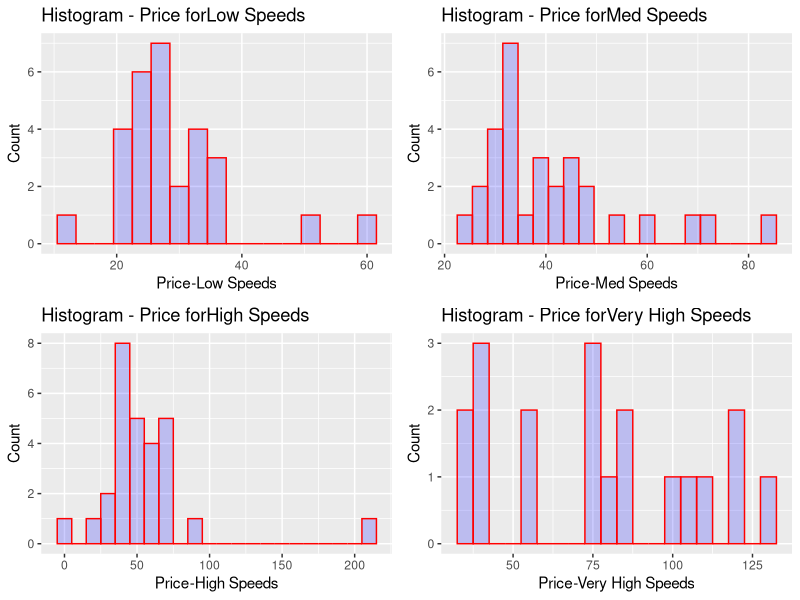
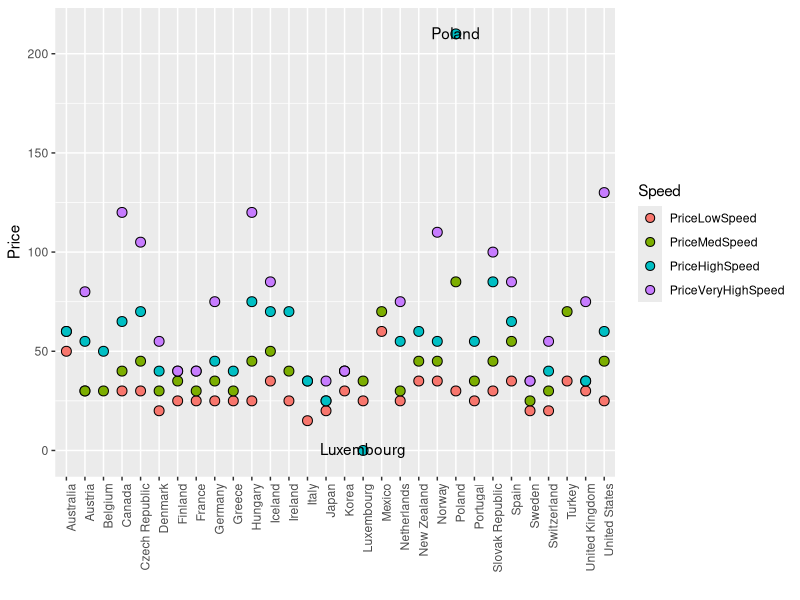
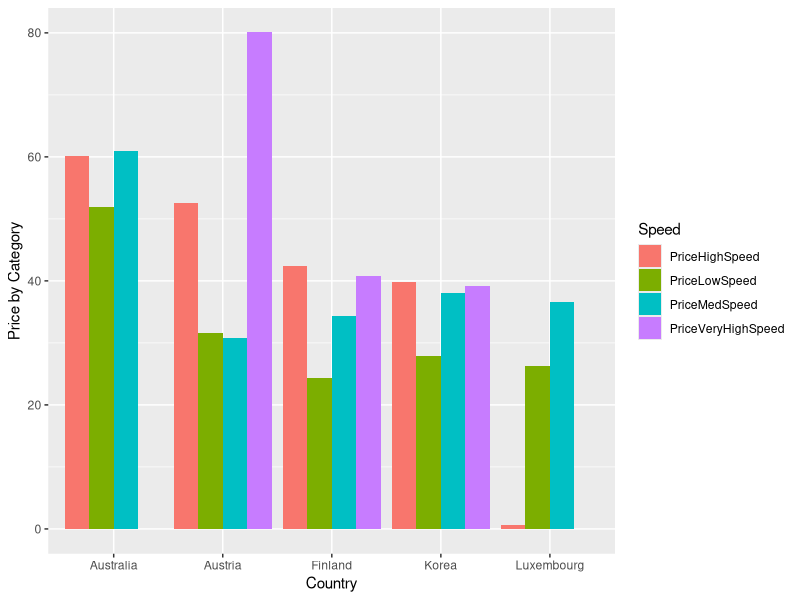
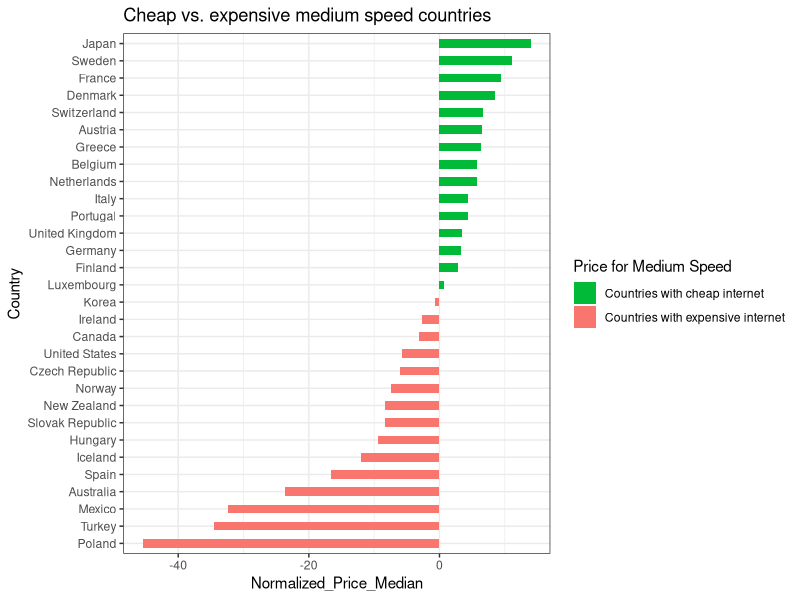
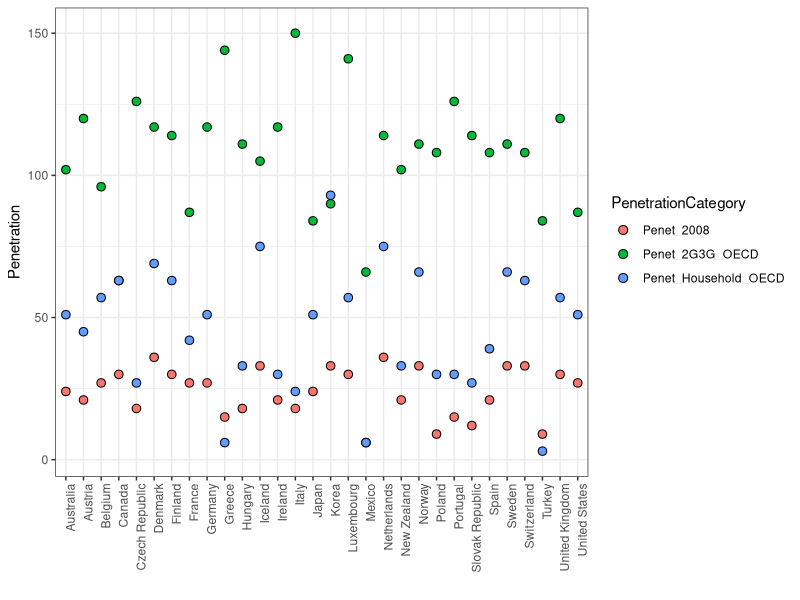
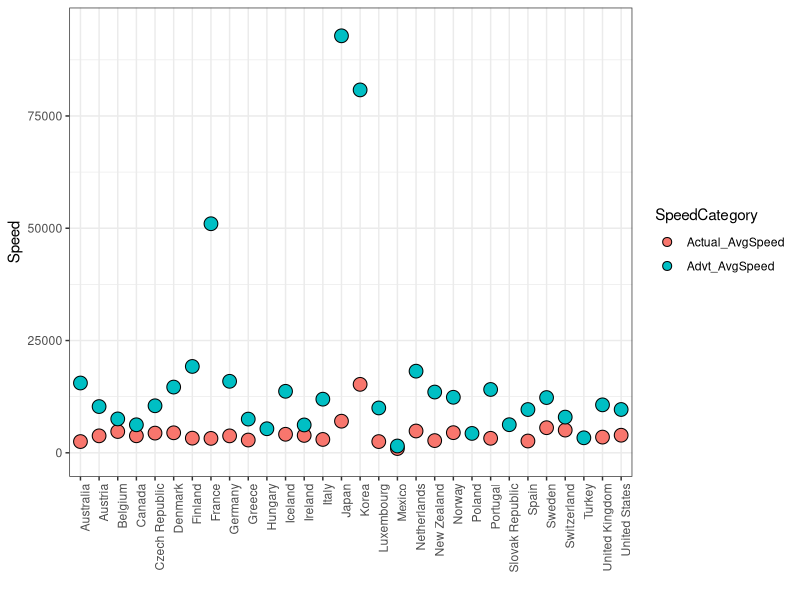
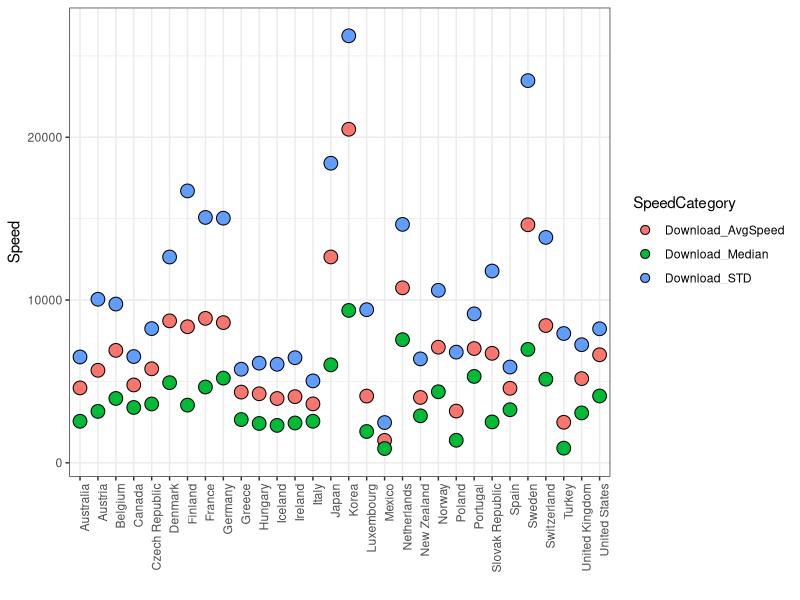
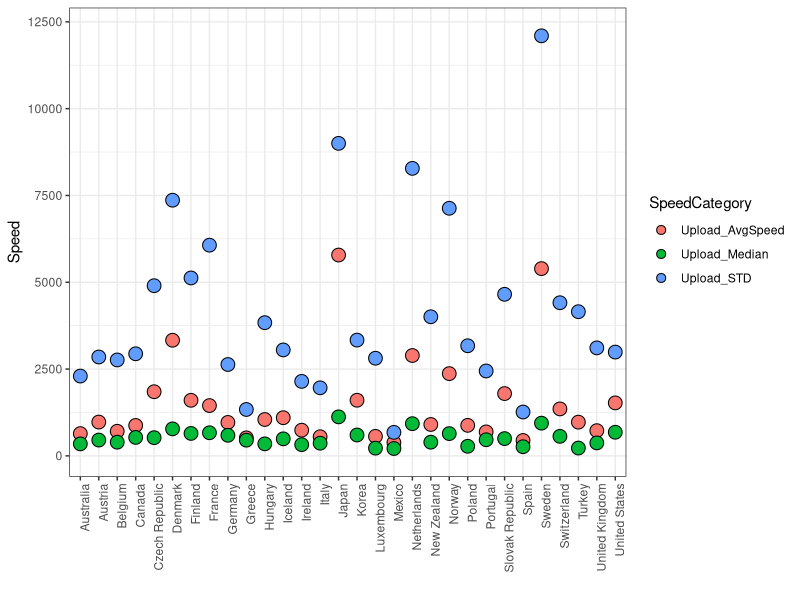

The R script that drew these images, in order:
## ---- chunk 1
require(dplyr)
require(ggplot2)
require(stringr)
require(plotly)
require(gridExtra)
require(tidyr)
require(corrplot)
require(data.table)
## ---- chunk 2
# Load the data from csv
price = read.csv("Price.csv", stringsAsFactors = FALSE)
penetration = read.csv("Penetration.csv", stringsAsFactors = FALSE)
speed = read.csv("Speed.csv", stringsAsFactors = FALSE)
## ---- chunk 3
price_penet <- inner_join(price, penetration, by=c("Country.Code", "Country"))
all_comb <- inner_join(price_penet, speed, by=c("Country.Code" = "Country.code", "Country" = "Country"))
## ---- chunk 4
# rename columns for ease of analysis
all_comb <- all_comb %>%
  rename(PriceLowSpeed = Price.for.low.speeds..combined, 
         PriceMedSpeed = Price.for.med.speeds..combined, 
         PriceHighSpeed = Price.for.high.speeds..combined,
         PriceVeryHighSpeed = Price.for.very.high.speeds..combined, 
         Penet_2008 = Penetration.per.100.OECD..2008,
         Penet_2007 = Penetration.per.100.OECD..2007,
         Penet_Household_OECD = Household.penetration..OECD,
         Penet_2G3G_OECD = X2G.and.3G.penetration.per.100..OECD,
         Penet_GC = Penetration.per.100.GC,
         Penet_3G = X3G.penetration.per.100,
         Wifi_hotspots = Wi.Fi.hotspots..JiWire,
         Wifi_hotspotsPer100 = Wi.Fi.hotspots.per.100.000..JiWire,
         Pop_Urban = Percent.of.population.in.urban.areas,
         Advt_MaxSpeed = Maximum.advertised.speed.OECD..kbps.,
         Advt_AvgSpeed = Average.advertised.speed.OECD..kbps.,
         Actual_AvgSpeed = Average.actual.speed..Akamai..kbps.,
         Download_AvgSpeed = Average.download.speedtest.net..kbps.,
         Download_STD = Standard.deviation.download..speedtest.net,
         Download_Median = Median.download..speedtest.net..kbps.,
         Download_X90p = X90p..Download..speedtest.net..kbps.,
         Upload_AvgSpeed = Average.upload.speedtest.net..kbps.,
         Upload_STD = Standard.deviation.upload..speedtest.net,
         Upload_Median = Median.upload..speedtest.net..kbps.,
         Upload_X90p = X90p..Upload..speedtest.net..kbps.,
         Latency_Avg = Average.latency.speedtest.net,
         Latency_STD = Standard.deviation.latency..speedtest.net,
         Latency_Median = Median.latency..speedtest.net,
         Latency_X90p = X10p..Latency..speedtest.net
         )
## ---- chunk 5
# some cleanup of factor variables (price) --> converted to numeric
all_comb$PriceHighSpeed <- as.numeric(gsub("\\$", "", all_comb$PriceHighSpeed))
all_comb$PriceLowSpeed <- as.numeric(gsub("\\$", "", all_comb$PriceLowSpeed))
all_comb$PriceMedSpeed <- as.numeric(gsub("\\$", "", all_comb$PriceMedSpeed))
all_comb$PriceVeryHighSpeed <- as.numeric(gsub("\\$", "", all_comb$PriceVeryHighSpeed))
# convert to numeric type for the purpose of analysis (remove %)
all_comb$Growth.in.3G.penetration <- as.numeric(gsub("\\%", "", all_comb$Growth.in.3G.penetration))
all_comb$Pop_Urban <- as.numeric(gsub("\\%", "", all_comb$Pop_Urban))
# converting some character columns to numeric after removing the commas which introduce NAs if converted as is
all_comb$Advt_MaxSpeed <- as.numeric(gsub("\\,","", all_comb$Advt_MaxSpeed))
all_comb$Advt_AvgSpeed <- as.numeric(gsub("\\,", "", all_comb$Advt_AvgSpeed))
all_comb$Actual_AvgSpeed <- as.numeric(gsub("\\,", "", all_comb$Actual_AvgSpeed))
all_comb$Download_AvgSpeed <- as.numeric(gsub("\\,", "", all_comb$Download_AvgSpeed))
all_comb$Download_STD <- as.numeric(gsub("\\,", "", all_comb$Download_STD))
all_comb$Upload_AvgSpeed <- as.numeric(gsub("\\,", "", all_comb$Upload_AvgSpeed))
all_comb$Upload_STD <- as.numeric(gsub("\\,", "", all_comb$Upload_STD))
all_comb$Latency_Avg <- as.numeric(gsub("\\,", "", all_comb$Latency_Avg))
all_comb$Latency_STD <- as.numeric(gsub("\\,", "", all_comb$Latency_STD))
all_comb$Download_Median <- as.numeric(gsub("\\,", "", all_comb$Download_Median))
all_comb$Upload_Median <- as.numeric(gsub("\\,", "", all_comb$Upload_Median))
all_comb$Download_X90p <- as.numeric(gsub("\\,", "", all_comb$Download_X90p))
all_comb$Upload_X90p <- as.numeric(gsub("\\,", "", all_comb$Upload_X90p))
all_comb$X <- NULL
## ---- chunk 6
price_comb <- all_comb %>% 
  gather(Speed, CombPrice, PriceLowSpeed:PriceVeryHighSpeed) %>%
  select(Country, Country.Code, Speed, CombPrice, Penet_2008, Penet_2007)

penet_comb <- all_comb %>%
  gather(PenetrationCategory, Penetration, Penet_2008:Penet_3G) %>%
  select(Country, Country.Code, PenetrationCategory, Penetration, Growth.in.3G.penetration, Pop_Urban)

speed_comb <- all_comb %>%
  gather(SpeedCategory, Speed, Advt_MaxSpeed:Latency_Median) %>%
  select(Country, Country.Code, Pop_Urban, SpeedCategory, Speed)
## ---- chunk 7
myqplot <- function(colname, collabel, usebinwidh) {
  qplot(colname, geom="histogram", main=paste0("Histogram - Price for", collabel),
        xlab=paste0("Price-", collabel), ylab="Count", 
        fill=I("blue"), col=I("red"), alpha=I(.2), binwidth = usebinwidh)}
plow <- myqplot(all_comb$PriceLowSpeed, "Low Speeds", 3)
pmed <- myqplot(all_comb$PriceMedSpeed, "Med Speeds", 3)
phigh <- myqplot(all_comb$PriceHighSpeed, "High Speeds", 10)
pveryhigh <- myqplot(all_comb$PriceVeryHighSpeed, "Very High Speeds", 5)
par(mfrow = c(2,2))  # 2 rows and 2 columns
grid.arrange(plow, pmed, phigh, pveryhigh)
## ---- chunk 8
price_comb$Speed <- factor(price_comb$Speed, levels = c("PriceLowSpeed", "PriceMedSpeed", 
                                                        "PriceHighSpeed", "PriceVeryHighSpeed"))
par(mfrow = c(2,2)) 
price_comb$name <- rownames(price_comb)
ggplot(price_comb, aes(x=Country, fill=Speed, y=CombPrice)) +
  geom_dotplot(binaxis="y", method = "histodot", binwidth = 5, stackdir = "center") +
  geom_text(data=subset(price_comb, (CombPrice > 200) | (CombPrice < 1)) ,aes(label=Country)) +
  theme(axis.text.x = element_text(angle=90, hjust=1)) + xlab("") + ylab("Price")
## ---- chunk 9
# plot that captures info where price of lower tier is higher than that of the higher tier
# Luxemourg clearly has the data wrong - price of very high is way less than low / medium
all_comb %>%
  filter((PriceVeryHighSpeed < PriceHighSpeed) | (PriceHighSpeed < PriceMedSpeed) | (PriceMedSpeed < PriceLowSpeed)) %>%
  gather(Speed, CombPrice, PriceLowSpeed:PriceVeryHighSpeed) %>%
  ggplot(aes(x=Country, y=CombPrice)) +
  geom_bar(stat="identity", position="dodge", aes(fill=Speed)) + 
  labs(x="Country", y="Price by Category")
## ---- chunk 10
theme_set(theme_bw())  
# Data Prep
#First subset the dataframe to the the dataframe of interest
med_speeds_study <- subset(all_comb, select = c("Country", "PriceMedSpeed"))
med_speeds_study$Normalized_Price_Median <- round(med_speeds_study$PriceMedSpeed - 
                                                    median(med_speeds_study$PriceMedSpeed), 2) * -1
med_speeds_study$Normalized_direction <- ifelse(med_speeds_study$Normalized_Price_Median < 0 , "below", "above")
med_speeds_study <- med_speeds_study[order(med_speeds_study$Normalized_Price_Median), ]
med_speeds_study$Country <- factor(med_speeds_study$Country, levels= med_speeds_study$Country)
#Diverging Barcharts
ggplot(med_speeds_study, aes(x=Country, y=Normalized_Price_Median, label=Normalized_Price_Median)) +
  geom_bar(stat='identity', aes(fill=Normalized_direction), width=.5) +
  scale_fill_manual(name="Price for Medium Speed",
                    labels= c("Countries with cheap internet", "Countries with expensive internet"),
                    values = c("above"="#00ba38", "below"="#f8766d")) +
  labs(title= "Cheap vs. expensive medium speed countries") +
  coord_flip()
## ---- chunk 11
#df2 <- subset(all_comb, select = c(7:16))
#summary(df2)
summary(all_comb$Pop_Urban)
## ---- chunk 12
# use this for penetration univariate plot; Korea has highest household penetration
penet_comb %>% filter((PenetrationCategory == "Penet_2008") 
                      | (PenetrationCategory == "Penet_2G3G_OECD") | (PenetrationCategory == "Penet_Household_OECD")) %>%
  ggplot(aes(x=Country, fill=PenetrationCategory, y=Penetration)) +
  geom_dotplot(binaxis="y", method = "histodot", binwidth = 3, stackdir = "center") +
  # geom_text(data=subset(penet_comb) ,aes(label=Country)) +
  theme(axis.text.x = element_text(angle=90, hjust=1)) + xlab("") + ylab("Penetration")
## ---- chunk 13
speed_comb %>% 
  filter((SpeedCategory == "Actual_AvgSpeed") | (SpeedCategory == "Advt_AvgSpeed")) %>%
  ggplot(aes(x=Country, fill=SpeedCategory, y=Speed)) +
  geom_dotplot(binaxis="y", stackdir = "center") +
  theme(axis.text.x = element_text(angle=90, hjust=1)) + xlab("") + ylab("Speed")
## ---- chunk 14
speed_comb %>% 
  filter((SpeedCategory == "Download_Median") | (SpeedCategory == "Download_AvgSpeed")  | 
           (SpeedCategory == "Download_STD")) %>%
  ggplot(aes(x=Country, fill=SpeedCategory, y=Speed)) +
  geom_dotplot(binaxis="y", stackdir = "center") +
  theme(axis.text.x = element_text(angle=90, hjust=1)) + xlab("") + ylab("Speed")
## ---- chunk 15
speed_comb %>% 
  filter((SpeedCategory == "Upload_Median") | (SpeedCategory == "Upload_AvgSpeed")  | (SpeedCategory == "Upload_STD")) %>%
  ggplot(aes(x=Country, fill=SpeedCategory, y=Speed)) +
  geom_dotplot(binaxis="y", stackdir = "center") +
  theme(axis.text.x = element_text(angle=90, hjust=1)) + xlab("") + ylab("Speed")
## ---- chunk 16
plot(jitter(all_comb$Actual_AvgSpeed, factor=2), jitter(all_comb$Download_AvgSpeed, factor=2),
xlab = "Avg Actual speeds from Akamai", ylab = "Avg download speeds from Speed test",
main = "Internet speed tests from two diferent sources")
abline(lm(all_comb$Actual_AvgSpeed ~ all_comb$Download_AvgSpeed))

# We will also check the correlation score between these 2 vectors
cor(all_comb$Actual_AvgSpeed, all_comb$Download_AvgSpeed, use = "complete.obs")
## ---- chunk 17
# Scatter ploot between Median Download speed and Price for Medium speed
plot(jitter(all_comb$Download_Median, factor=2), jitter(all_comb$PriceMedSpeed, factor=2),
xlab = "Median Download speed", ylab = "Price for medium speed",
main = "Median Download speed vs Medium price")
abline(lm(all_comb$Download_Median ~ all_comb$PriceMedSpeed))


cor(all_comb$Download_Median, all_comb$PriceMedSpeed, use = "complete.obs")
## ---- chunk 18
df2 <- subset(all_comb, select = c(4,7,9,10, 12,15,16,27,28,29))
tway <- cor(df2)
corrplot(tway, order = "hclust", addrect = 3,tl.col="black")
## ---- chunk 19
# weighted ranking / graph
rank_df <-  subset(all_comb, select = c("Country","Penet_Household_OECD","Download_Median","Upload_Median","PriceMedSpeed"))
rank_df$Median_download_upload <- scale(round((rank_df$Download_Median * rank_df$Upload_Median)/1000, 2))
setnames(rank_df, old=c("Penet_Household_OECD","PriceMedSpeed","Median_download_upload"), new=c("Household_Pentrn", "Price_med_speed","Median_up_down_speed"))
rank_df$Household_Pentrn <- scale(rank_df$Household_Pentrn)
rank_df$Price_med_speed <- scale(rank_df$Price_med_speed)
rank_df$Download_Median <- NULL
rank_df$Upload_Median <- NULL
rank_df$weighted_score <- ( rank_df$Household_Pentrn * 0.50 ) + 
                          ( -rank_df$Price_med_speed * 0.15 ) + 
                          ( rank_df$Median_up_down_speed * 0.35 )
rank_df$rank_mvar <- rank(rank_df$weighted_score, na.last = TRUE, ties.method = "average")
rank_df <- rank_df[order(rank_df$rank_mvar, na.last = TRUE, decreasing = FALSE),]
rank_df$Country <- factor(rank_df$Country, levels = rank_df$Country)
tail(rank_df, n = 10)

# Graph Set up work
theme_set(theme_bw())

# Draw plot
ggplot(rank_df, aes(x=Country, y=rank_mvar)) + 
  geom_bar(stat="identity", width=.75, fill="tomato3") + 
  labs(title="Ordered Bar Chart", 
       subtitle="Country ranked based on penetration speed and price",
       caption="source: broadband eda",
       y = "Weighted Rank" ) +
  theme(axis.text.x = element_text(angle=65, vjust=0.6))
## ---- chunk 20
# Analysis of Secondary Effects
all_comb$OpenAccess <- ifelse((all_comb$Country.Code %in% c("US", "MX", "SK")), "Non-Adopt", "Adopt")
all_comb$diffhightoveryhigh <- (all_comb$PriceVeryHighSpeed - all_comb$PriceHighSpeed)/all_comb$PriceHighSpeed * 100
all_comb$diffmedtohigh <- (all_comb$PriceHighSpeed - all_comb$PriceMedSpeed)/all_comb$PriceMedSpeed * 100
## ---- chunk 21
# reorder the charts by value
diff1 <-all_comb %>%
  select(Country, OpenAccess, diffhightoveryhigh) %>%
  filter(!is.na(diffhightoveryhigh)) %>%
  ggplot(aes(x=reorder(Country, diffhightoveryhigh), y=diffhightoveryhigh, col=OpenAccess)) +
  geom_bar(stat="identity") + xlab("") + ylab("%Diff(high to very high)") + labs(title="Percent Difference of Price - High to Very High") +
  theme(axis.text.x = element_text(angle=90, vjust=0.6), legend.position = "right") #+ coord_flip()

diff3 <-all_comb %>%
  select(Country, OpenAccess, diffmedtohigh) %>%
  filter(!is.na(diffmedtohigh) & ((diffmedtohigh > 0) & (diffmedtohigh < 100))) %>%
  ggplot(aes(x=reorder(Country, diffmedtohigh), y=diffmedtohigh, col=OpenAccess)) +
  geom_bar(stat="identity", show.legend = F) + ylab("%Diff(med to high)")  + labs(title="Percent Difference of Price - Med to High") +
  theme(axis.text.x = element_text(angle=90, vjust=0.6)) #+ coord_flip()

par(mfrow = c(1,2))  # 1 row and 2 columns
grid.arrange(diff3, diff1)
